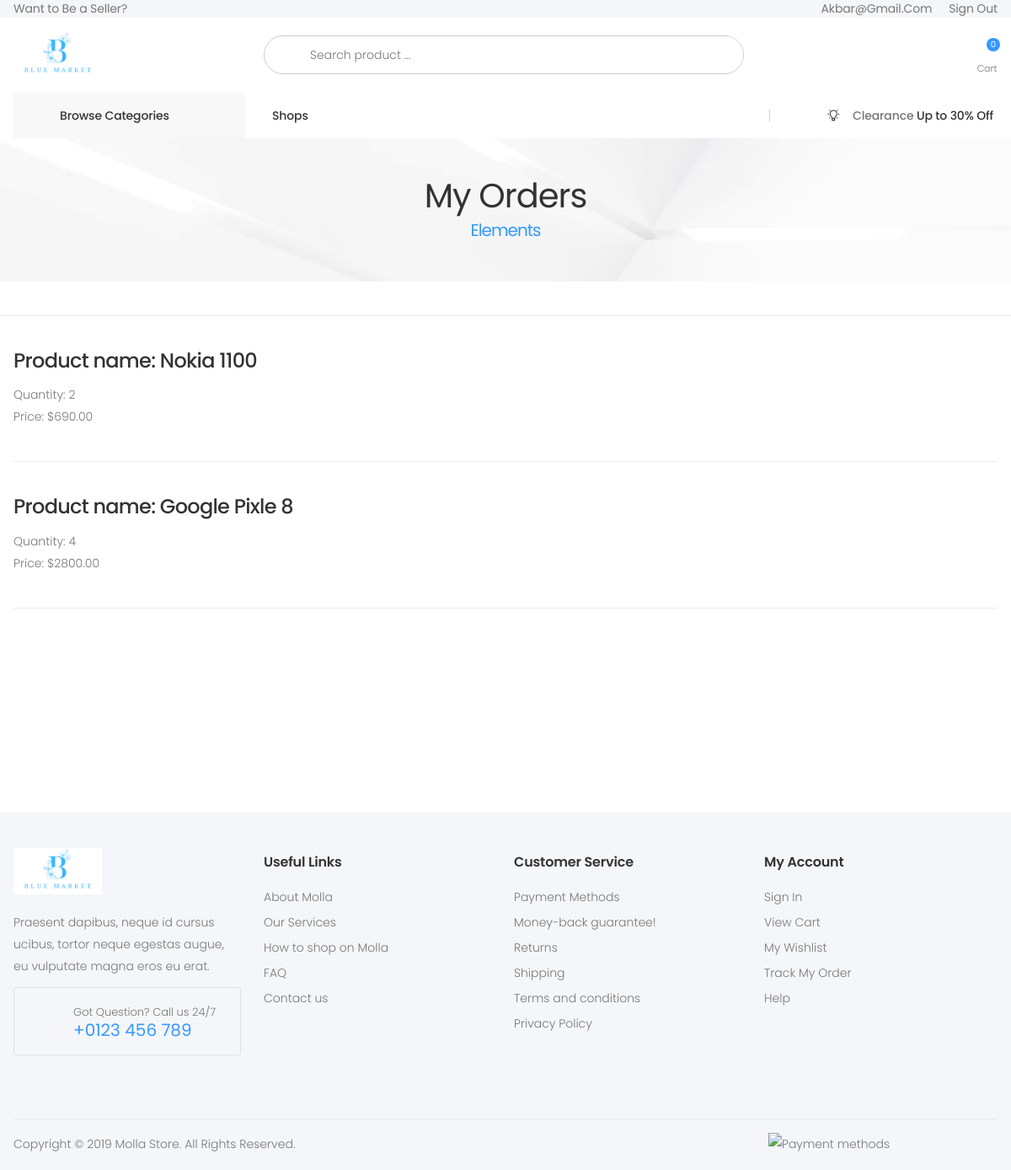
Screenshot of /dashboard/order/3/order_items/ (signed in) with the database file from the repository.
### accounts/models.py (models this page shows, shortened)
class CustomUser(AbstractUser):
    USER_TYPES = (
        ('admin', 'Admin'),
        ('customer', 'Customer'),
        ('owner', 'Owner'),
        ('manager', 'Manager'),
        ('operator', 'Operator'),
    )
    username = None
    email = models.EmailField(unique=True)
    phone_number = models.CharField(
        max_length=11, unique=True, validators=[phone_number_regex])
    age = models.PositiveIntegerField()
    city = models.CharField(max_length=100)
    user_type = models.CharField(
        max_length=10, choices=USER_TYPES, default='customer')
    USERNAME_FIELD = 'email'
    REQUIRED_FIELDS = ['age', 'city', 'phone_number']
    objects = CustomUserManager()

### orders/models.py (models this page shows, shortened)
class OrderItem(models.Model):
    ORDER_ITEM_STATUS = (
        ('pending', 'pending'),
        ('shipped', 'Shipped')
    )
    quantity = models.PositiveIntegerField()
    item_total_price = models.DecimalField(max_digits=10, decimal_places=2)
    product = models.ForeignKey(
        Product, on_delete=models.DO_NOTHING, related_name="product_item")
    order = models.ForeignKey(
        'Order', on_delete=models.CASCADE, related_name='order_item')
    status = models.CharField(
        max_length=10, choices=ORDER_ITEM_STATUS, default='pending')

### website/models.py (models this page shows, shortened)
class Product(models.Model):
    name = models.CharField(max_length=100)
    quantity_in_stock = models.PositiveIntegerField()
    description = models.TextField()
    price = models.DecimalField(max_digits=10, decimal_places=2)
    discount = models.DecimalField(default=0,
                                   max_digits=10, decimal_places=0, blank=True, null=True)
    percent_discount = models.IntegerField(default=0, validators=[
        MinValueValidator(0),
        MaxValueValidator(50)
    ])
    created_at = jmodels.jDateTimeField(auto_now_add=True)
    updated_at = jmodels.jDateTimeField(auto_now=True)
    rating_count = models.IntegerField(default=0)
    sum_rating = models.IntegerField(default=0)
    average_rating = models.DecimalField(
        max_digits=3, decimal_places=2, default=1.00, validators=[
            MinValueValidator(1.0),
            MaxValueValidator(5.0)
        ])
    category = models.ForeignKey(
        Category, on_delete=models.DO_NOTHING, related_name="category_products")
    vendor = models.ManyToManyField(
        Vendor, related_name='vendor_products')
    def __str__(self):
        return self.name

### dashboard/views.py (the view)
# urls.py: path('order/<pk>/order_items/',CustomerOrderItemDetailView.as_view(),name='order-item'),
@method_decorator(roles_required('customer'), name='dispatch')
class CustomerOrderItemDetailView(LoginRequiredMixin, DetailView):
    model = OrderItem
    template_name = 'dashboard/customer-order-item.html'
    def get_queryset(self):
        orders = Order.objects.filter(user=self.request.user)
        return orders
    def get_pk(self):
        pk = self.kwargs.get('pk')
        return pk
    def dispatch(self, request, *args, **kwargs):
        order = get_object_or_404(Order, pk=self.get_pk())
        if not order in self.get_queryset():
            return HttpResponseForbidden("You are not allowed to access this page.")
        return super().dispatch(request, *args, **kwargs)
    def get_context_data(self, **kwargs):
        context = super().get_context_data(**kwargs)
        order_items = OrderItem.objects.filter(order=self.get_pk())
        context['order_items'] = order_items
        return context

### orders/cart.py (called while the page is built)
    def __len__(self):
        return len(self.cart.keys())

### orders/context_processors.py (called while the page is built)
def cart(request):
    return {'cart':Cart(request)}

### vendors/context_processors.py (called while the page is built)
def myvendor(request):
    if request.user.is_authenticated:
        vendors = Vendor.objects.prefetch_related('user').filter(user=request.user.id)
        return {'my_vendor': vendors}
    else:
        return {}

### website/context_processors.py (called while the page is built)
def product_and_category(request):
    categories = Category.objects.all()
    products = Product.objects.all()
    vendors = Vendor.objects.all()
    return {'categories': categories, 'products': products, 'vendors': vendors}

### templates/dashboard/customer-order-item.html (shortened to what this page needs)
{% extends "website/base.html" %}
{% load static %}
{% block header %}
{% include "website/header.html" with category=category %}
{% endblock header %}
{% block content %}
    <div class="page-wrapper">
        <main class="main">
        	<div class="page-header text-center" style="background-image: url('{% static "assets/images/page-header-bg.jpg" %}')">
        		<div class="container">
        			<h1 class="page-title">My Orders<span>Elements</span></h1>
        		</div>
        	</div>
            <hr class="mt-4 mb-4">
            <div class="page-content">
                <div class="container">
                    {% for orderitem in order_items  %}
                    <h2 class="title">Product name: {{orderitem.product}}</h2>
                    <p>Quantity: {{orderitem.quantity}}</p>
                    <p>Price: ${{orderitem.item_total_price}}</p>
                    <hr class="mt-4 mb-4">
                    {% endfor %}
                </div>
            </div>
        </main>
    </div>
{% endblock content %}
{% block footer %}
{% include "website/footer.html" %}
{% endblock footer %}

### templates/website/header.html (shortened to what this page needs)
{% load static %}
<header class="header header-intro-clearance header-4">
    <div class="header-top">
        <div class="container">
            <div class="header-left">
                {% if request.user.is_authenticated and request.user.user_type == 'manager' or request.user.user_type == "owner" or request.user.user_type == 'operator' %}
                <a href="{% url 'dashboard:owner-dashboard' %}">My Vendor</a>
                {% comment %} {% elif request.user.is_authenticated and request.user.user_type == 'Customer' %} {% endcomment %}
                {% else %}
                <a href="{% url 'accounts:register-owner' %}">Want to Be a Seller? </a>
                {% endif %}
            </div>
            <div class="header-right">
                <ul class="top-menu">
                    <li>
                        <ul>
                            {% if request.user.is_authenticated %}
                            <a href="{% url 'dashboard:user' request.user.pk  %}" >{{request.user.email}}</a> <a href="{% url "accounts:logout" %}" style='margin-left:20px'>Sign Out</a>
                            {% else %}
                            <li><a href="{% url 'accounts:otp-login' %}"> OTP Login</a></li>
                            <li><a href="{% url 'accounts:otp-register' %}"> OTP Register</a></li>
                            <li><a href="{% url 'accounts:login' %} ">Sign in / Sign up</a></li>
                            {% endif %}
                        </ul>
                    </li>
                </ul>
            </div>
        </div>
    </div>
    <div class="header-middle">
        <div class="container">
            <div class="header-left">
                <a href="http://127.0.0.1:8000/" >
                    <img src={% static "logo.png" %} alt="Molla Logo" width="105" height="25">
                </a>
            </div>
            <div class="header-center">
                <div class="header-search header-search-extended header-search-visible d-none d-lg-block">
                    <form action="{% url 'website:search' %}" method="get">
                        <div class="header-search-wrapper search-wrapper-wide">
                            <button class="btn btn-primary" type="submit"><i class="icon-search"></i></button>
                            <input type="search" class="form-control" name="q" id="q" placeholder="Search product ..." required>
                        </div>
                    </form>
                </div>
            </div>
            <div class="header-right">
                <div class="dropdown cart-dropdown">
                    <a href="{% url 'orders:cart-detail' %}" class="dropdown-toggle" role="button" data-display="static">
                        <div class="icon">
                            <i class="icon-shopping-cart"></i>
                            <span class="cart-count">{{ cart|length}}</span>
                        </div>
                        <p>Cart</p>
                    </a>
                </div>
            </div>
        </div>
    </div>
    <div class="header-bottom sticky-header">
        <div class="container">
            <div class="header-left">
                <div class="dropdown category-dropdown">
                    <a href="#" class="dropdown-toggle" role="button" data-toggle="dropdown" aria-haspopup="true" aria-expanded="false" data-display="static" title="Browse Categories">
                        Browse Categories <i class="icon-angle-down"></i>
                    </a>
                </div>
            </div>
            <div class="header-center">
                <nav class="main-nav">
                    <ul class="menu sf-arrows">
                        <li>
                            <a href="{% url 'vendors:shops' %}" >Shops</a>
                        </li>
                    </ul>
                </nav>
            </div>
            <div class="header-right">
                <i class="la la-lightbulb-o"></i><p>Clearance<span class="highlight">&nbsp;Up to 30% Off</span></p>
            </div>
        </div>
    </div>
</header>

### statics/assets/css/skins/skin-demo-4.css (style rules this page uses)
a { color:#39f }
.header-3 .header-search-extended .btn,.header-4 .header-search-extended .btn { background-color:transparent;color:#333 }
.btn-primary { color:#fff;background-color:#39f;border-color:#39f;box-shadow:none }
.page-header h1 span { color:#39f }
.cart-dropdown .cart-count { background-color:#39f }
.header-bottom .menu>li>a:before { background-color:#39f }
.category-dropdown .dropdown-toggle:before { background-color:#39f }
.header-4 .header-search .header-search-wrapper { border-color:#39f }

### rows the page displays
CustomUser: user.email "Akbar@gmail.com"
OrderItem: product "Nokia 1100", quantity "2", item_total_price "690.00"
OrderItem: product "Google Pixle 8", quantity "4", item_total_price "2800.00"

### other values shown
{{ cart|length }} "0"
